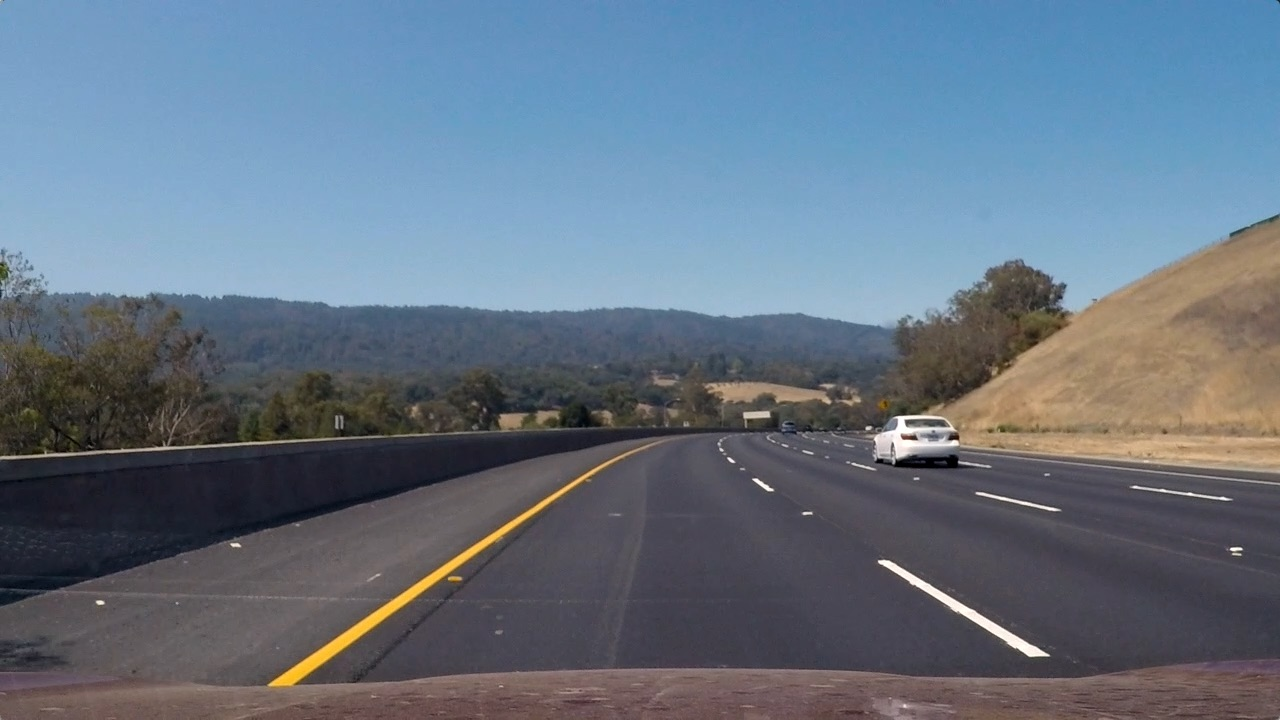
#> input picture test_images/test3.jpg, 1280 x 720 px, given as the content of the folder ../test_images/test3.jpg, which was not available
$ python test_image_processor.py ../test_images/test3.jpg   (older library calls are emulated)
#> lines starting #> are read from the running program, lines starting #| are printed output that depends on the picture; pictures that were not available may be replaced by others from this repository, and a replacement may not be noted
### src/image_searcher.py
"""
Searches for car bounding boxes in an entire image
"""
import cv2
import numpy as np
import matplotlib.image as mpimg

from src import classifier
from src.classifier import single_img_features


class SearchWindowTier(object):
    def __init__(self, min_y, max_y, min_x, max_x, size, overlap):
        self.min_x = min_x
        self.max_x = max_x
        self.min_y = min_y
        self.max_y = max_y
        self.size = size
        self.overlap = overlap
        pass


search_window_tiers = [
    # SearchWindowTier(350, 450, 100, 1200, 85, 0.73),
    SearchWindowTier(350, 500, 100, None, 80, 0.79),
    # SearchWindowTier(400, 720, None, None, 250, 0.5)
]

# KEYS into paramter dictionaries
WINDOW_DIM = 'WINDOW_DIM'
WINDOW_OVERLAP = 'WINDOW_OVERLAP'
ACTIVE_TIER = 'ACTIVE_TIER'


# Definition of a pipeline parameter
class ParamDef(object):
    def __init__(self, min_value, max_value, step, description):
        self.min_value = min_value
        self.max_value = max_value
        self.step = step
        self.description = description
        pass


# Definition of all parameters in our pipeline
param_defs = {
                 WINDOW_DIM: ParamDef(50, 300, 5, "window size"),
                 WINDOW_OVERLAP: ParamDef(0, 1, 0.01, "window overlap"),
                 ACTIVE_TIER: ParamDef(0, len(search_window_tiers), 1, "current tier"),
}

# Parameters to use for various steps of the pipeline
params = {
    WINDOW_DIM: 150,
    WINDOW_OVERLAP: 0.75,
    ACTIVE_TIER: len(search_window_tiers),
}

# y_start_stop = [350, 720]  # Min and max in y to search in slide_window()


# Define a function you will pass an image
# and the list of windows to be searched (output of slide_windows())
def search_windows(img, windows):
    # 1) Create an empty list to receive positive detection windows
    on_windows = []
    # 2) Iterate over all windows in the list
    for window in windows:
        # 3) Extract the test window from original image
        test_img = cv2.resize(img[window[0][1]:window[1][1], window[0][0]:window[1][0]], (64, 64))
        prediction = classifier.is_car(test_img)
        # 7) If positive (prediction == 1) then save the window
        if prediction == 1:
            on_windows.append(window)
    # 8) Return windows for positive detections
    return on_windows

# Define a function that takes an image,
# start and stop positions in both x and y,
# window size (x and y dimensions),
# and overlap fraction (for both x and y)
def slide_window(img, x_start_stop=(None, None), y_start_stop=(None, None),
                    xy_window=(64, 64), xy_overlap=(0.5, 0.5)):
    # Initialize a list to append window positions to
    window_list = []
    # Loop through finding x and y window positions
    w, h = img.shape[1::-1]
    xstep = int(xy_window[0]*(1-xy_overlap[0]))
    ystep = int(xy_window[1]*(1-xy_overlap[1]))
    for x in np.arange(0,w-int(xy_window[0]))[x_start_stop[0]:x_start_stop[1]:xstep]:
        for y in np.arange(0,h-int(xy_window[1]))[y_start_stop[0]:y_start_stop[1]:ystep]:
            window = ((x,y),(x+xy_window[0],y+xy_window[1]))
            window_list.append(window)
    # Return the list of windows
    return window_list

def get_hot_windows(image):
    active_tier = params[ACTIVE_TIER]
    # If a single tier is selected in the interactive UI, only search that one
    # and use the tuning values
    if active_tier != len(search_window_tiers):
        tier = search_window_tiers[active_tier]
        windows = slide_window(
            image,
            x_start_stop=(tier.min_x, tier.max_x),
            y_start_stop=(tier.min_y, tier.max_y),
            xy_window=(params[WINDOW_DIM], params[WINDOW_DIM]),
            xy_overlap=(params[WINDOW_OVERLAP], params[WINDOW_OVERLAP]))
    # Otherwise search all tiers
    else:
        windows = []
        for tier in search_window_tiers:
            tier_windows = slide_window(
                image,
                x_start_stop=(tier.min_x, tier.max_x),
                y_start_stop=(tier.min_y, tier.max_y),
                xy_window=(tier.size, tier.size),
                xy_overlap=(tier.overlap, tier.overlap))
            windows.extend(tier_windows)

    return windows, search_windows(image, windows)


# Define a function to draw bounding boxes
# [9 lines left out: function draw_boxes, not called in this run]

def make_heatmap_like(img):
    return np.zeros_like(img[:, :, 0]).astype(np.float)

# [8 lines left out: function add_heat, not called in this run]

def normalize_heatmap(heatmap):
    heatmap /= np.max(np.abs(heatmap))

# [16 lines left out: function set_active_tier, not called in this run]

### src/classifier.py
"""
Trains, saves and loads a classifier to determine whether an image shows a vehicle
This code is a modified version of the code from the vehicle tracking lesson of
Udacity's self-driving car engineer nanodegree program.
"""

import glob
import pickle
import random
import time

import matplotlib.image as mpimg
import cv2
import numpy as np
from sklearn.cross_validation import train_test_split
from sklearn.preprocessing import StandardScaler
from sklearn.svm import LinearSVC
from skimage.feature import hog

SAVED_MODEL_FILENAME = "svc.pickle"
svc = None
scaler = None

# TODO: Tweak these parameters and see how the results change.
feature_extraction_params = {
    'color_space': 'HSV',  # Can be RGB, HSV, LUV, HLS, YUV, YCrCb
    'orient': 9,  # HOG orientations
    'pix_per_cell': 8,  # HOG pixels per cell
    'cell_per_block': 2,  # HOG cells per block
    'hog_channel': -1,  # Can be 0, 1, 2, or -1
    'spatial_size': (16, 16),  # Spatial binning dimensions
    'hist_bins': 16,  # Number of histogram bins
    'spatial_feat': True,  # Spatial features on or off
    'hist_feat': True,  # Histogram features on or off
    'hog_feat': True  # HOG features on or off
}


# Define a function to return HOG features and visualization
# [39 lines left out: functions get_hog_features, bin_spatial, color_hist, not called in this run]


# Define a function to extract features from a list of images
# Have this function call bin_spatial() and color_hist()
def extract_features(imgs):
    # Create a list to append feature vectors to
    features = []
    # Iterate through the list of images
    for file in imgs:
        # Read in each one by one
        image = mpimg.imread(file)
        file_features = get_image_features(image)
        features.append(file_features)
    # Return list of feature vectors
    return features


def get_image_features(image):
    return single_img_features(image, **feature_extraction_params)


# [43 lines left out: function single_img_features, not called in this run]


def train():
    global svc, scaler
    # Divide up into cars and notcars
    # You can get training data from these two links:
    # https://s3.amazonaws.com/udacity-sdc/Vehicle_Tracking/vehicles.zip
    # https://s3.amazonaws.com/udacity-sdc/Vehicle_Tracking/non-vehicles.zip
    # cars = glob.glob('training_data/vehicles/**/*.png')
    # not_cars = glob.glob('training_data/non-vehicles/**/*.png')
    # cars = glob.glob('training_data/udacity/formatted_cars/*.png')
    # not_cars = glob.glob('training_data/udacity/non_cars/*.png')
    cars = glob.glob('training_data/vehicles/GTI*/*.png')
    not_cars = glob.glob('training_data/non-vehicles/**/*.png')

    # Reduce sample size during initial development
    sample_size = None

    random.shuffle(cars)
    random.shuffle(not_cars)
    cars = cars[:sample_size]
    not_cars = not_cars[:len(cars)]

    print("Extracting features for {} cars".format(len(cars)))
    car_features = extract_features(cars)
    print("Extracting features for {} non-cars".format(len(not_cars)))
    notcar_features = extract_features(not_cars)

    X = np.vstack((car_features, notcar_features)).astype(np.float64)
    # Fit a per-column scaler
    print("fitting...")
    scaler = StandardScaler().fit(X)
    # Apply the scaler to X
    scaled_X = scaler.transform(X)

    # Define the labels vector
    y = np.hstack((np.ones(len(car_features)), np.zeros(len(notcar_features))))

    # Split up data into randomized training and test sets
    rand_state = np.random.randint(0, 100)
    X_train, X_test, y_train, y_test = train_test_split(
        scaled_X, y, test_size=0.2, random_state=rand_state)

    # print('Using:',orient,'orientations',pix_per_cell,
    #     'pixels per cell and', cell_per_block,'cells per block')
    # print('Feature vector length:', len(X_train[0]))
    # Use a linear SVC
    svc = LinearSVC()
    # Check the training time for the SVC
    t = time.time()
    svc.fit(X_train, y_train)
    t2 = time.time()
    print(round(t2 - t, 2), 'Seconds to train SVC...')
    # Check the score of the SVC
    print('Test Accuracy of SVC = ', round(svc.score(X_test, y_test), 4))
    # Check the prediction time for a single sample
    t = time.time()
    n_predict = 10
    print('My SVC predicts: ', svc.predict(X_test[0:n_predict]))
    print('For these', n_predict, 'labels: ', y_test[0:n_predict])
    t2 = time.time()
    print(round(t2 - t, 5), 'Seconds to predict', n_predict, 'labels with SVC')
    save()


def is_car(img):
    if svc is None:
        load()
    features = get_image_features(img)
    scaled_features = scaler.transform(np.array(features).reshape(1, -1))
    return svc.predict(scaled_features)[0]


def load():
    global svc, scaler
    try:
        with open(SAVED_MODEL_FILENAME, 'rb') as f:
            svc_and_feature_extraction = pickle.load(f)
            # Only return the svc if the feature extraction params match the current ones
            if svc_and_feature_extraction['extraction_params'] == feature_extraction_params:
                svc = svc_and_feature_extraction['svc']
                scaler = svc_and_feature_extraction['scaler']
                return
            # Otherwise retrain
            train()
    except (FileNotFoundError, KeyError):
        train()


# [8 lines left out: function save, not called in this run]


# [2 lines that do not run on import are left out]

### src/test_image_processor.py
import argparse
import glob
import itertools

import cv2
import numpy as np

from src import image_searcher


def read_images(path):
    """
    Read sample images under test_images
    :return: list of (filename, image) pairs
    """
#> called with path = '../test_images/test3.jpg'
    imgs = []
    fnames = glob.glob("{}/*.jpg".format(path))
    for fname in fnames:
        # Convert to RGB (pipline handles RGB to streamline video processing)
        rgb_image = cv2.cvtColor(cv2.imread(fname), cv2.COLOR_BGR2RGB)
        rgb_image = np.float32(rgb_image * (1.0/255.0))
        imgs.append(rgb_image)
    print("Read {} images.".format(len(imgs)))
#| Read 1 images.
    return zip(fnames, imgs)


def request_reprocess():
    global detections_done
    detections_done = False


# [53 lines left out: functions update_param, create_slider, to_bgr_if_necessary, display_image, not called in this run]


def actual_to_trackbar_value(param_def, value):
    return int((value - param_def.min_value) / param_def.step)


if __name__ == "__main__":

    parser = argparse.ArgumentParser(description='Process some test jpgs in an interactive UI')
    parser.add_argument("path", help="path containing test image jpgs")
    args = parser.parse_args()

    # read images and prepare to cycle through them
    images = read_images(args.path)
    image_cycle = itertools.cycle(images)

    filename, image = next(image_cycle)
    detections_done = False

    # Main loop
    while True:
        if not detections_done:
            # display_image("Original", image)
            boxes, car_boxes = image_searcher.get_hot_windows(image)
#> after the loop in get_hot_windows, `for tier in search_window_tiers:`: windows = 690 items
#> in search_windows, `test_img = cv2.resize(img[window[0][1]:window[1][1], window[0][0]:wind..`:
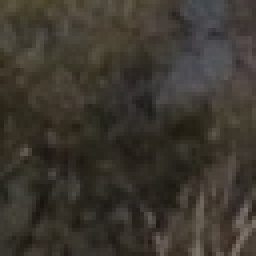
#> test_img: shape (64, 64, 3) float32 (shown 4 times larger); mean R, G, B 0.238, 0.219, 0.186
#> (the run stopped early here; a loop or call above may not have finished)

$ run again, on test_images/test4.jpg
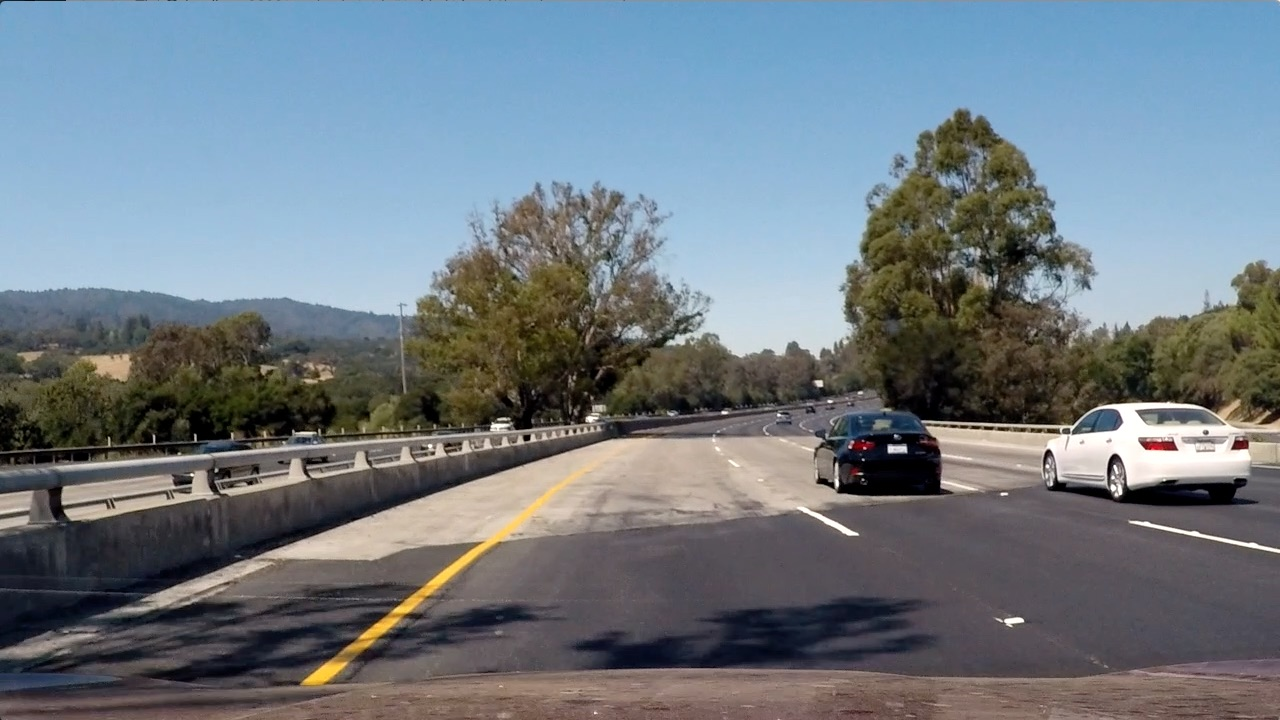
#> input picture test_images/test4.jpg, 1280 x 720 px, given as the content of the folder ../test_images/test4.jpg, which was not available
#| Read 1 images.
#> after the loop in get_hot_windows, `for tier in search_window_tiers:`: windows = 690 items
#> in search_windows, `test_img = cv2.resize(img[window[0][1]:window[1][1], window[0][0]:wind..`:
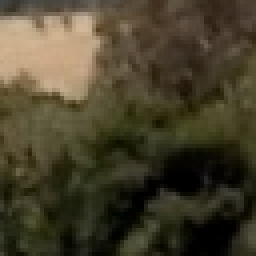
#> test_img: shape (64, 64, 3) float32 (shown 4 times larger); mean R, G, B 0.282, 0.254, 0.173

$ run again, on test_images/test5.jpg
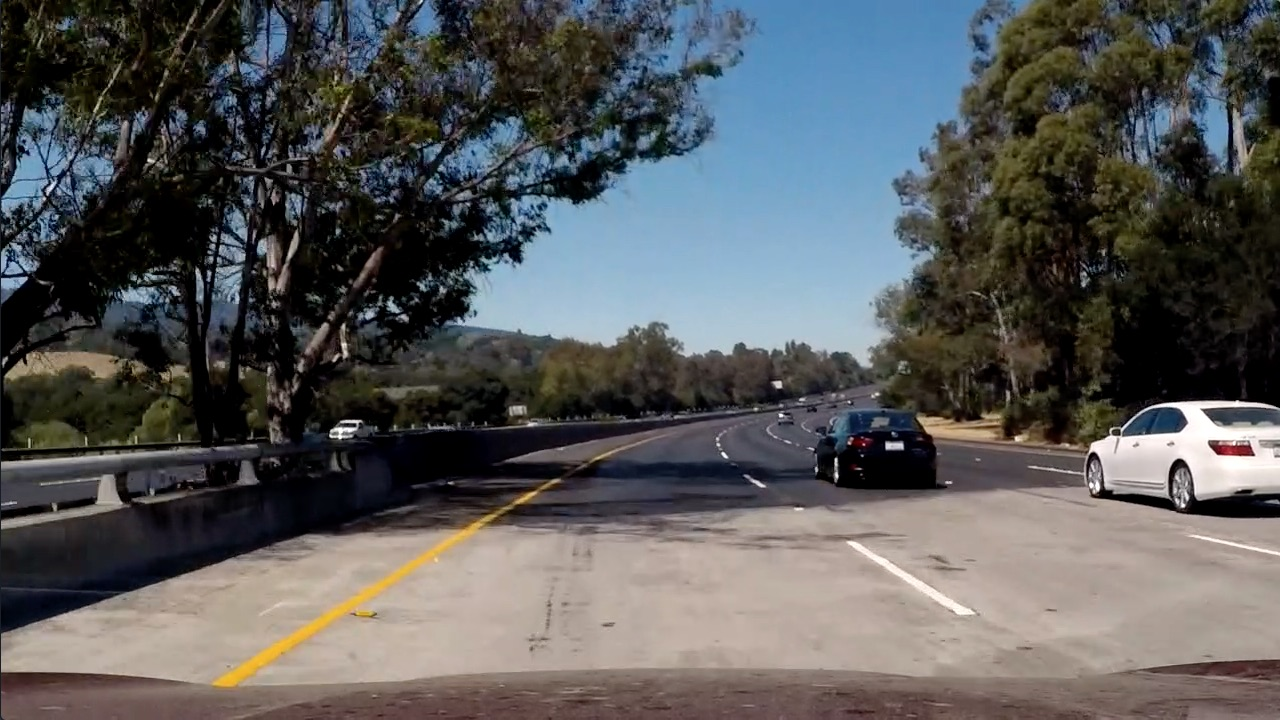
#> input picture test_images/test5.jpg, 1280 x 720 px, given as the content of the folder ../test_images/test5.jpg, which was not available
#| Read 1 images.
#> after the loop in get_hot_windows, `for tier in search_window_tiers:`: windows = 690 items
#> in search_windows, `test_img = cv2.resize(img[window[0][1]:window[1][1], window[0][0]:wind..`:
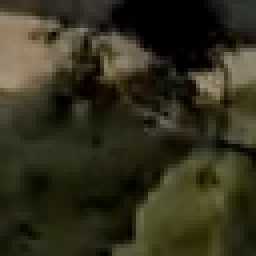
#> test_img: shape (64, 64, 3) float32 (shown 4 times larger); mean R, G, B 0.2, 0.189, 0.119
